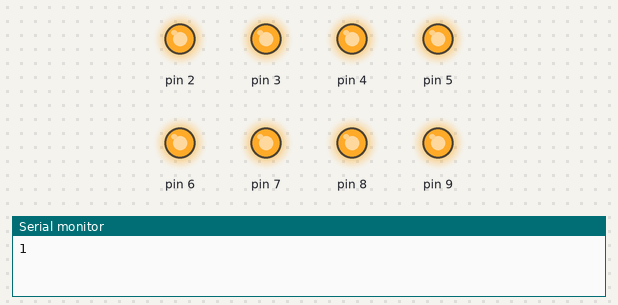
The sketch below on a simulated Arduino Uno, built with avr-gcc and run on an emulated ATmega328P. Parts: output pins drawn as LEDs (lit = HIGH), the last lines printed to the serial monitor. Random numbers use the default seed unless the sketch sets one; pins used as bus, display or sensor lines are not drawn.

Above: at 0.1 s.
At 5.1 s:
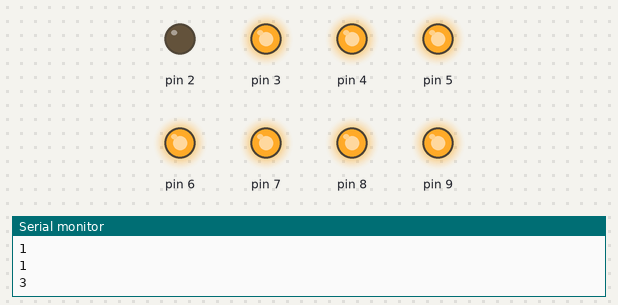
At 9.1 s:
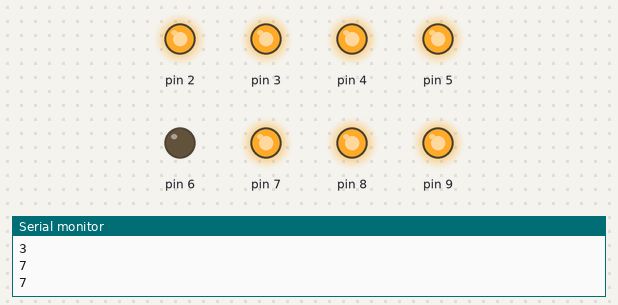
At 19.1 s:
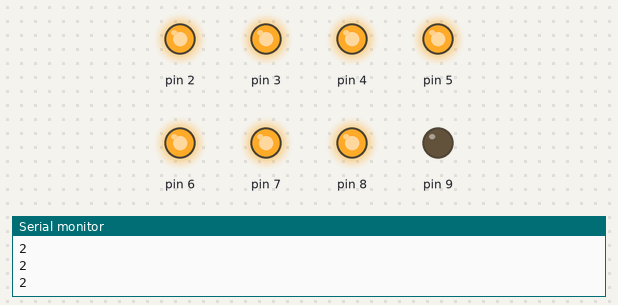
At 29.1 s:
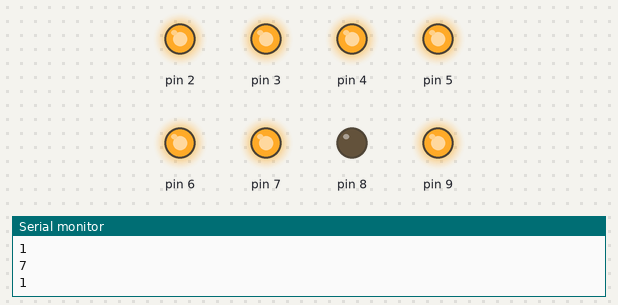
At 39.1 s:
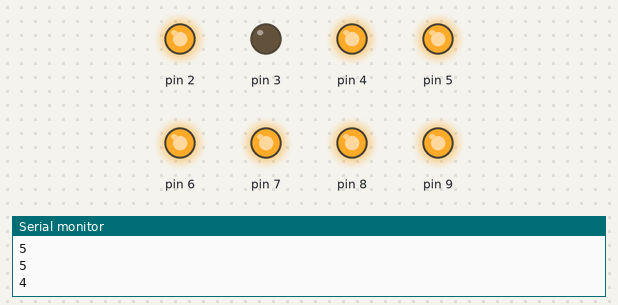
Timing chart, 0 to 40.0 s (numbered marks = the images above):
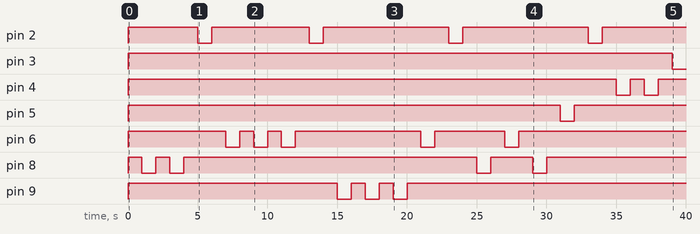

The sketch:

ledienVilkuttaminen.ino
```cpp
/*Ledbarin ledien vilkuttaminen satunnaisesti.*/

#include <avr/io.h>
#include <util/delay.h>


int randomValue;


void setup() {
 //Pinnit 2-7 asetetaan ulostuloiksi.
 DDRD = (1<<PD1) | (1<<PD2) | (1<<PD3) | (1<<PD4) | (1<<PD5) | (1<<PD6) | (1<<PD7);
 //Ja pinnit 8-9
 DDRB = (1<<PB0) | (1<<PB1);

 //Aluksi kaikki ledit pois päältä
 PORTD = B11111111;
 PORTB = B11111111;
 //Alustetaan sarjaliikenne
 Serial.begin(9600);
}


//Varsinainen ohjelma pyörii loopissa.
void loop() {

//Arvotaan joka loopissa uusi satunnaisluku välillä 1-8.
  randomValue = random(1,8);
  Serial.println(randomValue);
  delay(1000);


  switch(randomValue)
  {
    case 1:
    PORTB = B00000010;
    break;

    case 2:
    PORTB = B00000001;
    break;

    case 3:
    PORTD = B11111011;
    break;

    case 4:
    PORTD = B11110111;
    break;

    case 5:
    PORTD = B11101111;
    break;

    case 6:
    PORTD = B11011111;
    break;

    case 7:
    PORTD = B10111111;
    break;

    case 8:
    PORTD = B01111111;
    break;

    default:
    break;
  }

//Sekunnin viive:
delay(1000);
//Ja ledit takaisin pois päältä:
PORTD = B11111111;
PORTB = B11111111;
}
```

Measured:
- by itself, pin 2: HIGH → LOW at 5.0 s, → HIGH 1.0 s later, → LOW 7.0 s later, → HIGH 1.0 s later, … (8 changes in this stretch)
- by itself, pin 3: HIGH → LOW at 39.0 s
- by itself, pin 4: HIGH → LOW at 35.0 s, → HIGH 1.0 s later, → LOW 1.0 s later, → HIGH 1.0 s later, … (4 changes in this stretch)
- by itself, pin 5: HIGH → LOW at 31.0 s, → HIGH 1.0 s later
- by itself, pin 6: HIGH → LOW at 7.0 s, → HIGH 1.0 s later, → LOW 1.0 s later, → HIGH 1.0 s later, … (10 changes in this stretch)
- by itself, pin 8: HIGH → LOW at 1.0 s, → HIGH 1.0 s later, → LOW 1.0 s later, → HIGH 1.0 s later, … (8 changes in this stretch)
- by itself, pin 9: HIGH → LOW at 15.0 s, → HIGH 1.0 s later, → LOW 1.0 s later, → HIGH 1.0 s later, … (6 changes in this stretch)
